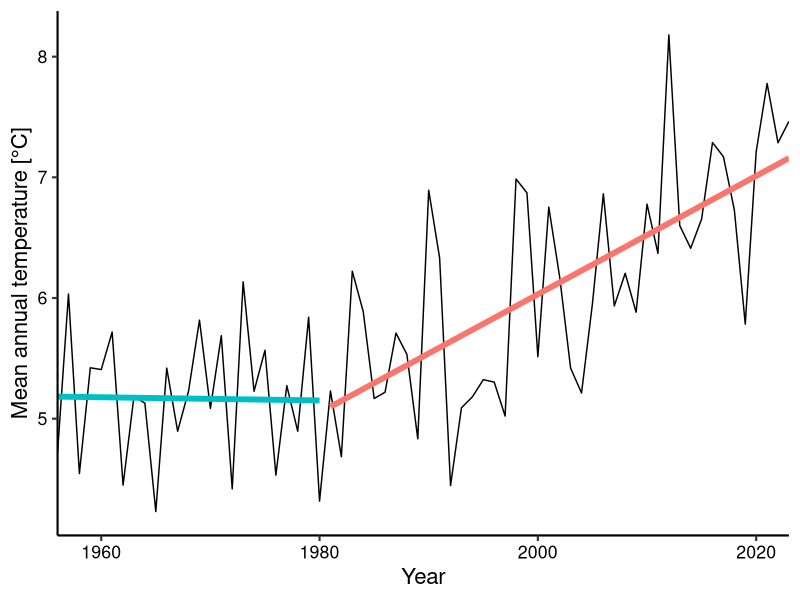
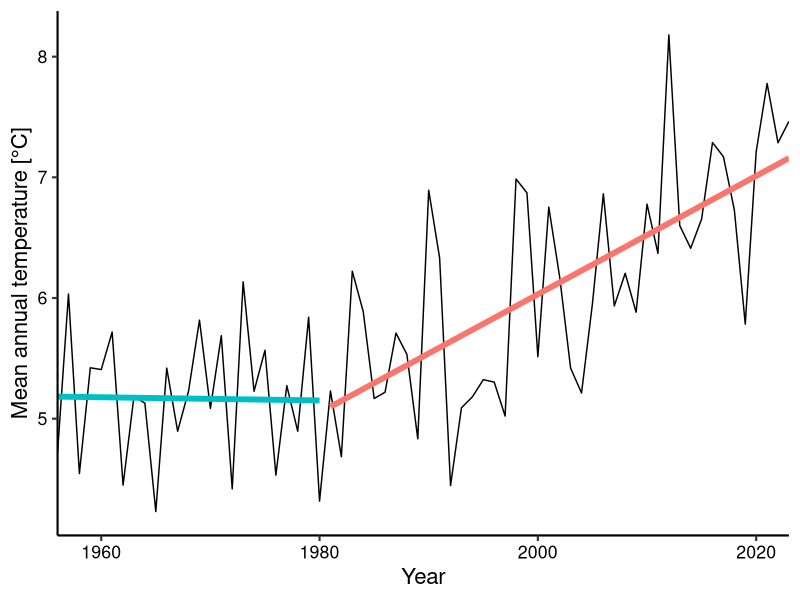

Source code (R) for these figures, in order:
## Hubbard Brook archived soil samples project ##
## Air temperature ##
## Sophie von Fromm ##
## 2024-11-15 ##

library(tidyverse)

temp_data <- read_csv("./Data/HBEF_air_temp_daily_1957-2024.csv")

temp <- temp_data %>% 
  mutate(Year = as.numeric(format(date, "%Y"))) %>% 
  filter(STA == "STA1") %>% 
  group_by(Year) %>% 
  filter(Year > 1955 & Year < 2024) %>% 
  mutate(AVE = mean(AVE)) %>% 
  mutate(breakpoint = case_when(
    Year <= 1980 ~ "pre",
    TRUE ~ "post"
  ))
  
temp %>%  
  ggplot(aes(x = Year, y = AVE)) +
  geom_line(linewidth = 0.5) +
  geom_smooth(aes(color = breakpoint),method = "lm", linewidth = 2, se = FALSE) +
  theme_classic(base_size = 16) +
  theme(axis.text = element_text(color = "black"),
        legend.position = "none",
        panel.background = element_rect(fill = "transparent"),
        plot.background = element_rect(fill = "transparent", color = NA)) +
  scale_x_continuous("Year", expand = c(0,0)) +
  scale_y_continuous("Mean annual temperature [°C]")
ggsave("./Output/HBEF_MAT_STA1.png", bg = "transparent",
       width = 6, height = 4.5)

lm_temp <- lm(AVE ~ Year, 
              data = temp %>% 
                filter(breakpoint == "post"))
summary(lm_temp)

temp %>% 
  filter(breakpoint == "post") %>% 
  count(Year)

lm_temp$coefficients[2]*43
